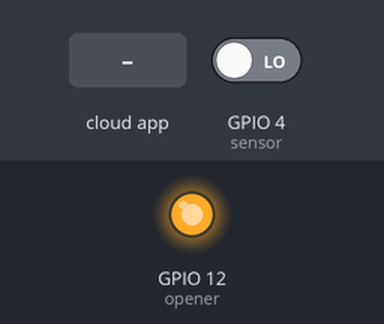
A sketch run on a simulated ESP8266 (NodeMCU). On the bench: output pins drawn as LEDs (lit = HIGH). Inputs (shaded band) come from the test bench; at power-on: GPIO 4 (sensor) LOW. WiFi joins after 1.5 s; servers stay silent unless stated; what the sketch prints to the serial monitor is not drawn.

Above: at 2.7 s.
2.8 s: the phone or cloud app sets Garage.Door to 0
4.5 s: the phone or cloud app sets Garage.Door to 1
At 4.9 s:
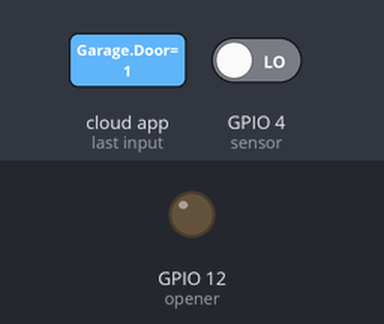
Timing chart, 0 to 7.5 s (numbered marks = the images above; inputs shaded):
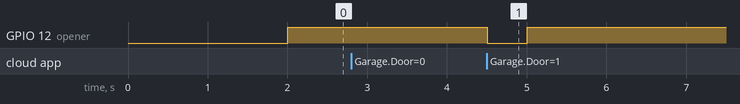

Measured:
- after the input at 2.8 s, every drawn part: stays the same
- after the input at 4.5 s, GPIO 12 (opener): HIGH → LOW at once, → HIGH 0.50 s later

The sketch:

Garage_Door_Opener.ino
```cpp
#include <Arduino.h>
#include <ESP8266WiFi.h>
#include "fauxmoESP.h"
//#include <Wire.h>;
#include <ESP8266HTTPClient.h>

//const int mpu_addr = 0x68;
//int16_t AcX, AcY, AcZ;

#define ssid  "My WiFi Name"
#define ssid_pass "Definitely not 'password'......"
#define SERIAL_BAUDRATE                 115200

#define opener 12
#define sensor 4
boolean last = false;
fauxmoESP fauxmo;

void wifiSetup() {
  WiFi.mode(WIFI_STA);
  Serial.printf("[WIFI] Connecting to %s ", ssid);
  WiFi.begin(ssid, ssid_pass);
  while (WiFi.status() != WL_CONNECTED) {
    Serial.print(".");
    delay(100);
  }
  Serial.println();
  Serial.printf("[WIFI] STATION Mode, SSID: %s, IP address: %s\n", WiFi.SSID().c_str(), WiFi.localIP().toString().c_str());
}

void setup() {
  pinMode(opener, OUTPUT);
  pinMode(sensor, INPUT);

  Serial.begin(SERIAL_BAUDRATE);
  Serial.println();
  wifiSetup();

  fauxmo.addDevice("Garage Door");
  fauxmo.enable(true);
  fauxmo.onSetState([](unsigned char device_id, const char * device_name, bool state, unsigned char value) {
    Serial.printf("[MAIN] Device #%d (%s) state: %s\n", device_id, device_name, state ? "ON" : "OFF", value );
    if (state == true && state != last){
      digitalWrite(opener, LOW);
      last = true;
    }
    if (state == false && state != last){
      digitalWrite(opener, LOW);
      last = false;
    }
  }) ;
}

void loop() {
    if (digitalRead(sensor) == HIGH){
      fauxmo.setState("Garage Door", true, 255);
      last = true;
    }
    else{
      fauxmo.setState("Garage Door", false, 0);
      last = false;
    }
    fauxmo.handle();
    delay(500);
    digitalWrite(opener, HIGH);
}
```
